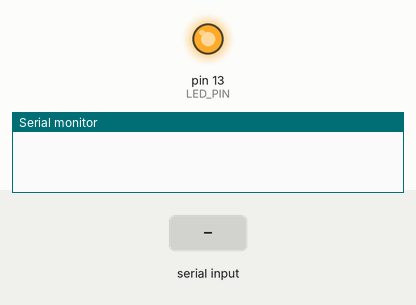
Recording of a sketch running on a simulated Arduino Leonardo, built with avr-gcc and run on an emulated ATmega32U4. Parts: output pins drawn as LEDs (lit = HIGH), the last lines printed to the serial monitor. The inputs (shaded band) are chosen by the test bench.

Above: at 2.2 s.
2.3 s: byte 30 received over Serial
At 2.9 s:
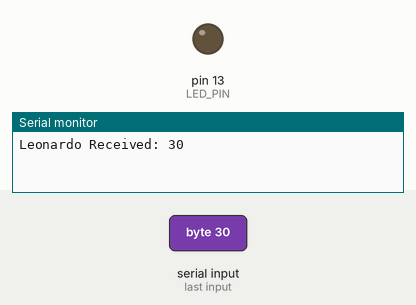
Timing chart, 0 to 5.3 s (numbered marks = the images above; inputs shaded):
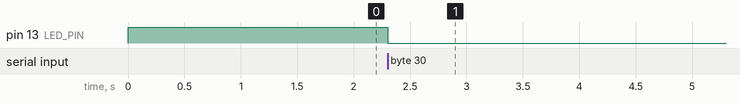

Measured:
- after the input at 2.3 s, pin 13 (LED_PIN): HIGH → LOW at once

The sketch:

serial_LED_on_off.ino
```cpp
//Description of setup

int LED_PIN = 13;
int incomingByte = 0; // for incoming serial data

void setup() {
  // put your setup code here, to run once:
  pinMode(LED_PIN, OUTPUT);
  Serial.begin(9600);
  digitalWrite(LED_PIN, HIGH);
  delay(1000);
}

void loop() {
  // put your main code here, to run repeatedly:

  if (Serial.available() > 0) {
    // read the incoming byte:
    incomingByte = Serial.read();

    // prints the received data
    Serial.print("Leonardo Received: ");
    Serial.println((int)incomingByte);

    if ((int)incomingByte > 100){
      digitalWrite(LED_PIN, HIGH);
      digitalWrite(LED_BUILTIN, HIGH);
    }
    else{
      analogWrite(LED_PIN, LOW);
      digitalWrite(LED_BUILTIN, LOW);

    }
  }
}
```
